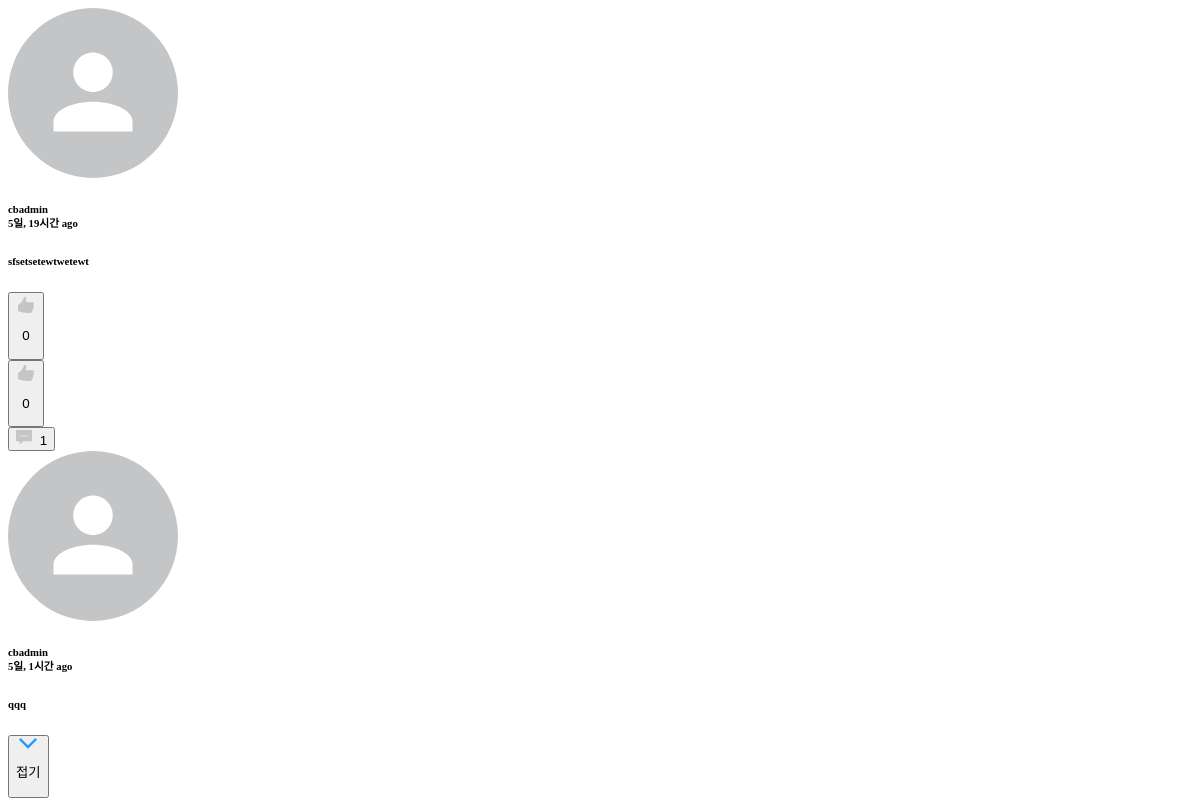
The app's page /comment/70/, older data.
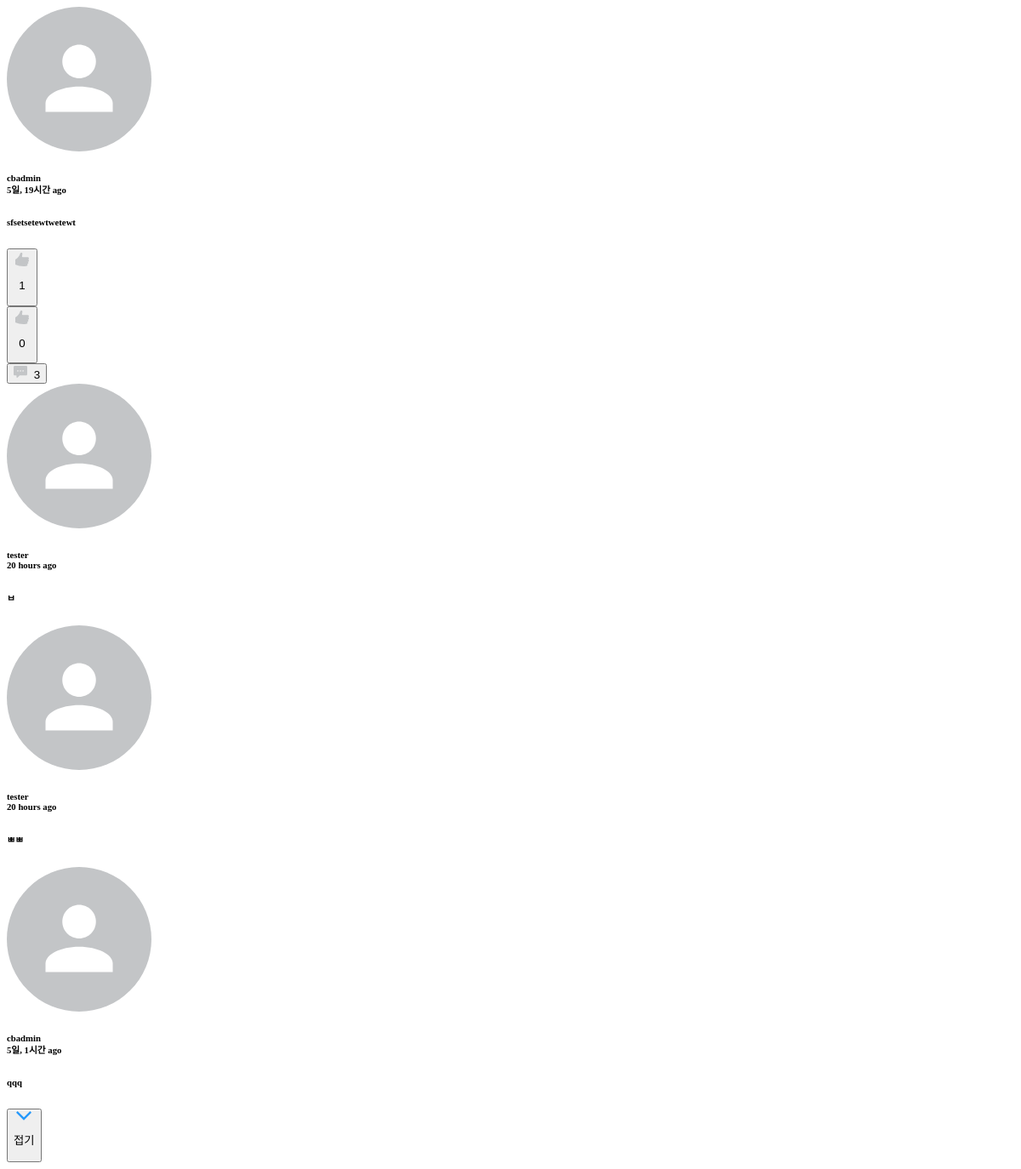
The same page, newer data.
### comment/models.py (models this page shows, shortened)
class TimeStampedModel(models.Model):
    created_at = models.DateTimeField(auto_now_add=True, null=True)
    updated_at = models.DateTimeField(auto_now=True, null=True)
    class Meta():
        abstract = True

class Comment(TimeStampedModel):
    post = models.ForeignKey(post_models.Post)
    author = models.ForeignKey(settings.AUTH_USER_MODEL)
    content = models.TextField()
    type = models.BooleanField(default=True)
    @property
    def natural_time(self):
        return naturaltime(self.created_at)

class CommentOnComment(TimeStampedModel):
    comment = models.ForeignKey(
        Comment, blank=True, null=True, related_name='comment_on_comment')
    author = models.ForeignKey(settings.AUTH_USER_MODEL)
    content = models.TextField()
    @property
    def natural_time(self):
        return naturaltime(self.created_at)

### member/models.py (models this page shows)
class User(AbstractUser):
    GENDER_MALE = 'm'
    GENDER_FEMALE = 'f'
    GENDER_OTHER = 'o'
    CHOICES_GENDER = (
        (GENDER_MALE, '남성'),
        (GENDER_FEMALE, '여성'),
        (GENDER_OTHER, '기타'),
    )
    profile_image = models.ImageField(default='default/user.png', null=True, upload_to='user')
    bio = models.CharField(max_length=160, null=True)
    gender = models.CharField(max_length=1, choices=CHOICES_GENDER)
    like_posts = models.ManyToManyField('post.Post', blank=True, related_name='like_users')
    like_comments = models.ManyToManyField('comment.Comment', blank=True, related_name='like_comments')
    hate_comments = models.ManyToManyField('comment.Comment', blank=True, related_name='hate_comments')
    objects = UserManager()
    def __str__(self):
        return self.username

### comment/views.py (the view)
# urls.py: url(r'^(?P<comment_pk>\d+)/$', views.comment_detail, name='comment_detail'),
def comment_detail(request, comment_pk):
    comment = get_object_or_404(Comment, pk=comment_pk)
    return render(request, 'include/comment.html', {'comment': comment})

### templates/include/comment.html (shortened to what this page needs)
{% load static %}
<div class="comment-header">
    <div class="header-left">
        <img src="{{ comment.author.profile_image.url }}" />
        <h6>{{ comment.author }}<br><span>{{ comment.natural_time }}</span></h6>
    </div>
</div>
<h6 id="content-{{ comment.pk }}" class="comment-content">{{ comment.content|linebreaks }}</h6>
<div class="comment-footer">
    <div class="btn-wrap">
        <div class="like-hate">
            <button class="comment-like" name="{{ comment.pk }}">
                {% if comment in user.like_comments.all %}
                <img src="{% static '/img/icons/like-hate-fill.png' %}" />
                <p class="count active"> {{ comment.like_comments.count }}</p>
                {% else %}
                <img src="{% static '/img/icons/like-hate-empty.png' %}" />
                <p class="count"> {{ comment.like_comments.count }}</p>
                {% endif %}
            </button>
        </div>
        <div class="like-hate">
            <button class="comment-hate" name="{{ comment.pk }}">
                {% if comment in user.hate_comments.all %}
                <img class="hate" src="{% static '/img/icons/like-hate-fill.png' %}" />
                <p class="count active">{{ comment.hate_comments.count }}</p>
                {% else %}
                <img class="hate" src="{% static '/img/icons/like-hate-empty.png' %}" />
                <p class="count">{{ comment.hate_comments.count }}</p>
                {% endif %}
            </button>
        </div>
    </div>
    <div class="btn-wrap">
        <button data-toggle="collapse" data-target="#action-{{ comment.pk }}">
            <img src="{% static '/img/icons/comment.png' %}" style="margin-right: 4px;" />
            <span class="count">{{ comment.comment_on_comment.count }}</span>
        </button>
    </div>
</div>
<div class="comment-action collapse" id="action-{{ comment.pk }}">
    <div class="coc-list">
        {% for coc in comment.comment_on_comment.all reversed %}
        <div class="coc-item">{% include 'include/coc.html' %}</div>
        {% endfor %}
    </div>
    <button class="coc-fold" data-toggle="collapse" data-target="#action-{{ comment.pk }}">
        <img src="{% static '/img/icons/down.png' %}" alt="">
        <p>접기</p>
    </button>
</div>

### templates/include/coc.html (shortened to what this page needs)
{% load static %}
<div class="item-header comment-header">
    <div class="header-left">
        <img src="/media/{{ coc.author.profile_image }}" />
        <h6>{{ coc.author }}<br><span>{{ coc.natural_time }}</span></h6>
    </div>
</div>
<h6 id="coc-content-{{ coc.pk }}">{{ coc.content }}</h6>

Row changes from the older to the newer data that the page shows:
computed for Comment "5일, 19시간 ago": like_comments.count "0" → "1"; comment_on_comment.count "1" → "3"
added CommentOnComment: author.profile_image (placeholder picture), author "tester", natural_time "20 hours ago", content "ㅂ"
added CommentOnComment: author.profile_image (placeholder picture), author "tester", natural_time "20 hours ago", content "ㅃㅃ"
